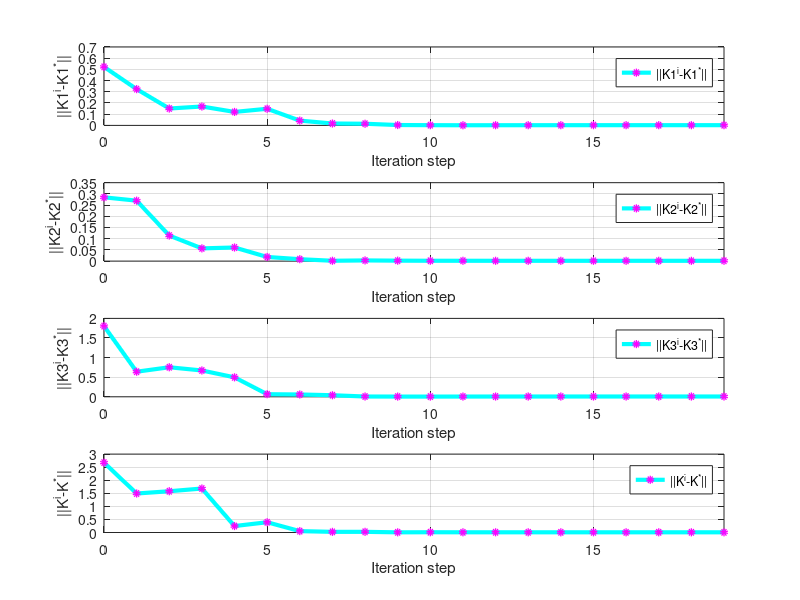

The MATLAB source for this figure:
% Code for paper: H Control for Discrete-Time Multi-Player
%                    Systems via Off-Policy Q-Learning.
% 
% Method : Off-Policy                   
% Programing Language : Matlab
% Purpose : Practice and Research

clear;clc;
%% System Parameters
A = [0.906488,0.0816012,-0.0005;...
    0.074349,0.90121,-0.000708383;...
    0,0,0.132655];
B1 = [-0.00150808,-0.0096,0.867345]';
B2 = [0.00951892,0.00038373,0]';
B3 = [-0.00563451,-0.08962,0.356478]';
E =  [0.0123956,0.068,-0.05673]';

Q = diag([5,5,5]);
R1=1;
R2=R1;
R3=R1;
gamma = 1 ;

n=size(A,2);
m1=size(B1,2);
m2=size(B2,2);
m3=size(B3,2);
p=size(E,2);
f=n^2+m1^2+m2^2+m3^2+p^2+m1*m2+m1*m3+m1*p+m2*m3+m2*p+m3*p+n*(m1+m2+m3+p)+20;

x0=[10;-10;10]; % Initial state

%% Optimal solution
K1_s = [0.5665,0.7300,0.1098];
K2_s = [0.4271,0.2752,0.0009];
K3_s = [-2.2643,-2.8476,0.0329];
K_s = [-2.2925,-2.6572,-0.0032];

%%
K1_0 = -[-1,-1,0];
K2_0 = -[-0.5,0,0];
K3_0 = -[1,2,-1];
K_0 = -[2,0,0];
i=1;
K1 = {}; K1{1} = K1_0;
K2 = {}; K2{1} = K2_0;
K3 = {}; K3{1} = K3_0;
K = {}; K{1} = K_0;
phi1 ={};phi2 ={};phi3 ={};phi4 ={};phi5 ={};phi6 ={};phi7 ={}; % Store data to serve LS solution
phi8 ={};phi9 ={};phi10 ={};phi11 ={};phi12 ={};phi13 ={};phi14 ={};phi15={}; % Store data to serve LS solution
phi= {}; psi={};% Store data to serve LS solution
%% Collect data to use Off-policy RL algorithm
for k=1:f+2
    if k==1
        x(:,k)=x0;
    else
        e1(:,k-1)=2*sin(k-1);
        e2(:,k-1)=2*sin(0.1*(k-1));
        e3(:,k-1)=2*sin(0.3*(k-1));
        % probing noise
        u1(:,k-1)=-K1{i}*x(:,k-1)+e1(:,k-1);
        u2(:,k-1)=-K2{i}*x(:,k-1)+e2(:,k-1);
        u3(:,k-1)=-K3{i}*x(:,k-1)+e3(:,k-1);
        w(:,k-1)=exp(-0.0001*(k-1))*sin(2*(k-1));
        x(:,k)=A*x(:,k-1)+B1*u1(:,k-1)+B2*u2(:,k-1)+B3*u3(:,k-1)+E*w(:,k-1);
    end
end
% Data is used to find solutions
%%
while(1)
    Phi=[];Psi=[];
    for k=1:f
        phi1{k}=kron(x(:,k)',x(:,k)')-kron(x(:,k+1)',x(:,k+1)');
        phi2{k}=2*(kron((u1(:,k)+K1{i}*x(:,k))',x(:,k)'));
        phi3{k}=2*(kron((u2(:,k)+K2{i}*x(:,k))',x(:,k)'));
        phi4{k}=2*(kron((u3(:,k)+K3{i}*x(:,k))',x(:,k)'));
        phi5{k}=kron((u1(:,k)+K1{i}*x(:,k))',(u1(:,k)-K1{i}*x(:,k))');
        phi6{k}=2*(kron(u2(:,k)',u1(:,k)')-kron((-K2{i}*x(:,k))',(-K1{i}*x(:,k))'));
        phi7{k}=2*(kron(u3(:,k)',u1(:,k)')-kron((-K3{i}*x(:,k))',(-K1{i}*x(:,k))'));
        phi8{k}=kron((u2(:,k)+K2{i}*x(:,k))',(u2(:,k)-K2{i}*x(:,k))');
        phi9{k}=2*(kron(u3(:,k)',u2(:,k)')-kron((-K3{i}*x(:,k))',(-K2{i}*x(:,k))'));
        phi10{k}=kron((u3(:,k)+K3{i}*x(:,k))',(u3(:,k)-K3{i}*x(:,k))');
        phi11{k}=2*(kron(w(:,k)',u1(:,k)')-kron((-K{i}*x(:,k))',(-K1{i}*x(:,k))'));
        phi12{k}=2*(kron(w(:,k)',u2(:,k)')-kron((-K{i}*x(:,k))',(-K2{i}*x(:,k))'));
        phi13{k}=2*(kron(w(:,k)',u3(:,k)')-kron((-K{i}*x(:,k))',(-K3{i}*x(:,k))'));
        phi14{k}=kron((w(:,k)+K{i}*x(:,k))',(w(:,k)-K{i}*x(:,k))');
        phi15{k}=2*(kron((w(:,k)+K{i}*x(:,k))',x(:,k)'));
        phi{k}=[phi1(k),phi2(k),phi3(k),phi4(k),phi5(k),phi6(k),phi7(k),phi8(k),phi9(k),phi10(k),phi11(k),phi12(k),phi13(k),phi14(k),phi15(k)];
        psi{k}=(x(:,k)')*(Q+(K1{i}')*R1*K1{i}+(K2{i}')*R2*K2{i}+(K3{i}')*R3*K3{i}-gamma^2*(K{i}')*K{i})*x(:,k);
    end
    for k=1:f
        Psi=[Psi;psi{k}];
    end
    Phic=[];
    for k=1:f
        Phic=[Phic;phi{k}];
    end
    Phi=cell2mat(Phic);
    vec_S = pinv(Phi'*Phi)*Phi'*Psi; 
    % Calculate the matrices needed for the equation Phi*vec_S = Psi
    vS1 = vec_S(1:n^2);
    vS2 = vec_S(n^2+1:n^2+n*m1);
    vS3 = vec_S(n^2+n*m1+1:n^2+n*m1+n*m2);
    vS4 = vec_S(n^2+n*m1+n*m2+1:n^2+n*m1+n*m2+n*m3);
    vS5 = vec_S(n^2+n*m1+n*m2+n*m3+1:n^2+n*m1+n*m2+n*m3+m1^2);
    vS6 = vec_S(n^2+n*m1+n*m2+n*m3+m1^2+1:n^2+n*m1+n*m2+n*m3+m1^2+m1*m2);
    vS7 = vec_S(n^2+n*m1+n*m2+n*m3+m1^2+m1*m2+1:n^2+n*m1+n*m2+n*m3+m1^2+m1*m2+m1*m3);
    vS8 = vec_S(n^2+n*m1+n*m2+n*m3+m1^2+m1*m2+m1*m3+1:n^2+n*m1+n*m2+n*m3+m1^2+m1*m2+m1*m3+m2^2);
    vS9 = vec_S(n^2+n*m1+n*m2+n*m3+m1^2+m1*m2+m1*m3+m2^2+1:n^2+n*m1+n*m2+n*m3+m1^2+m1*m2+m1*m3+m2^2+m2*m3);
    vS10 = vec_S(n^2+n*m1+n*m2+n*m3+m1^2+m1*m2+m1*m3+m2^2+m2*m3+1:n^2+n*m1+n*m2+n*m3+m1^2+m1*m2+m1*m3+m2^2+m2*m3+m3^2);
    vS11 = vec_S(n^2+n*m1+n*m2+n*m3+m1^2+m1*m2+m1*m3+m2^2+m2*m3+m3^2+1:n^2+n*m1+n*m2+n*m3+m1^2+m1*m2+m1*m3+m2^2+m2*m3+m3^2+m1*p);
    vS12 = vec_S(n^2+n*m1+n*m2+n*m3+m1^2+m1*m2+m1*m3+m2^2+m2*m3+m3^2+m1*p+1:n^2+n*m1+n*m2+n*m3+m1^2+m1*m2+m1*m3+m2^2+m2*m3+m3^2+m1*p+m2*p);
    vS13 = vec_S(n^2+n*m1+n*m2+n*m3+m1^2+m1*m2+m1*m3+m2^2+m2*m3+m3^2+m1*p+m2*p+1:n^2+n*m1+n*m2+n*m3+m1^2+m1*m2+m1*m3+m2^2+m2*m3+m3^2+m1*p+m2*p+m3*p);
    vS14 = vec_S(n^2+n*m1+n*m2+n*m3+m1^2+m1*m2+m1*m3+m2^2+m2*m3+m3^2+m1*p+m2*p+m3*p+1:n^2+n*m1+n*m2+n*m3+m1^2+m1*m2+m1*m3+m2^2+m2*m3+m3^2+m1*p+m2*p+m3*p+p^2);
    vS15 = vec_S(n^2+n*m1+n*m2+n*m3+m1^2+m1*m2+m1*m3+m2^2+m2*m3+m3^2+m1*p+m2*p+m3*p+p^2+1:end);
    S1 = reshape(vS1,n,n);
    S2 = reshape(vS2,n,m1);
    S3 = reshape(vS3,n,m2);
    S4 = reshape(vS4,n,m3);
    S5 = reshape(vS5,m1,m1);
    S6 = reshape(vS6,m1,m2);
    S7 = reshape(vS7,m1,m3);
    S8 = reshape(vS8,m2,m2);
    S9 = reshape(vS9,m2,m3);
    S10 = reshape(vS10,m3,m3);
    S11 = reshape(vS11,m1,p);
    S12 = reshape(vS12,m2,p);
    S13 = reshape(vS13,m3,p);
    S14 = reshape(vS14,p,p);
    S15 = reshape(vS15,n,p);

    K1{i+1} = pinv(S5+R1)*(S2' - (S6*K2{i}+S7*K3{i}+S11*K{i}));
    K2{i+1} = pinv(S8+R2)*(S3' - (S6'*K1{i}+S9*K3{i}+S12*K{i}));
    K3{i+1} = pinv(S10+R3)*(S4' - (S7'*K1{i}+S9'*K2{i}+S13*K{i}));
    K{i+1} = pinv(S14-gamma^2*eye(p))*(S15' - (S11'*K1{i}+S12'*K2{i}+S13'*K3{i}));
    % Find the control matrix (update)
    i = i+1;
    dK1(i-1)=norm(K1{i-1}-K1_s);
    dK2(i-1)=norm(K2{i-1}-K2_s);
    dK3(i-1)=norm(K3{i-1}-K3_s);
    dK(i-1)=norm(K{i-1}-K_s);
    if i>20
        break
    end
end

%% Plot 
figure(1)
subplot(4,1,1)
j=0:1:i-2;
plot(j,dK1,'-oc','LineWidth',3,'MarkerEdgeColor','m','MarkerFaceColor','c','MarkerSize',3)
xlim([0 inf])
grid on
ylabel('||K1^i-K1^*||')
xlabel('Iteration step')
legend('||K1^i-K1^*||')
subplot(4,1,2)
plot(j,dK2,'-oc','LineWidth',3,'MarkerEdgeColor','m','MarkerFaceColor','c','MarkerSize',3)
xlim([0 inf])
grid on
ylabel('||K2^i-K2^*||')
xlabel('Iteration step')
legend('||K2^i-K2^*||')
subplot(4,1,3)
plot(j,dK3,'-oc','LineWidth',3,'MarkerEdgeColor','m','MarkerFaceColor','c','MarkerSize',3)
xlim([0 inf])
grid on
ylabel('||K3^i-K3^*||')
xlabel('Iteration step')
legend('||K3^i-K3^*||')
subplot(4,1,4)
plot(j,dK,'-oc','LineWidth',3,'MarkerEdgeColor','m','MarkerFaceColor','c','MarkerSize',3)
xlim([0 inf])
grid on
ylabel('||K^i-K^*||')
xlabel('Iteration step')
legend('||K^i-K^*||')